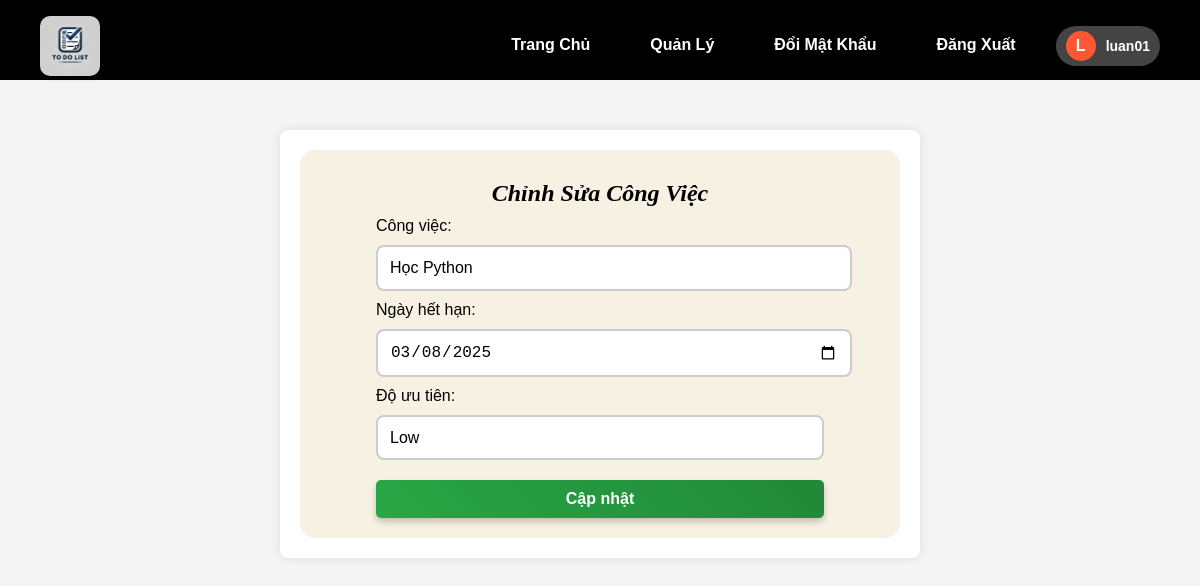
The page /edit_task/117 (signed in) on the database its author committed.
### models.py (models this page shows, shortened)
class User(db.Model, UserMixin):
    id = db.Column(db.Integer, primary_key=True)
    username = db.Column(db.String(150), unique=True, nullable=False)
    email = db.Column(db.String(150), unique=True, nullable=False)
    password = db.Column(db.String(150), nullable=False)
    is_admin = db.Column(db.Boolean, default=False)
    is_blocked = db.Column(db.Boolean, default=False)

class Task(db.Model):
    id = db.Column(db.Integer, primary_key=True)
    content = db.Column(db.String(200), nullable=False)
    due_date = db.Column(db.Date, nullable=True)  # YYYY-MM-DD
    priority = db.Column(db.String(10), nullable=True)  # LOW, MEDIUM, HIGH
    user_id = db.Column(db.Integer, db.ForeignKey('user.id'))

### app.py (the view, shortened to what this page needs)
@app.route('/edit_task/<int:task_id>', methods=['GET', 'POST'])
@login_required
def edit_task(task_id):
    task = Task.query.get_or_404(task_id)
    return render_template('edit_task.html', task=task)

### app.py (called while the page is built)
@login_manager.user_loader
def load_user(user_id):
    return User.query.get(int(user_id))

### templates/edit_task.html (shortened to what this page needs)
{% extends "base.html" %}
{% block content %}
<div class="container mt-4">
    <div class="card shadow-lg p-4 custom-todo-card">
        <div class="fancy-quote">Chỉnh Sửa Công Việc</div>
        <form action="{{ url_for('edit_task', task_id=task.id) }}" method="post" class="task-form">
            <div class="form-group">
                <label for="content">Công việc:</label>
                <input type="text" id="content" name="content" value="{{ task.content }}" required>
            </div>
            <div class="form-group">
                <label for="due_date">Ngày hết hạn:</label>
                <input type="date" id="due_date" name="due_date" value="{{ task.due_date.strftime('%Y-%m-%d') }}" required>
            </div>
            <div class="form-group">
                <label for="priority">Độ ưu tiên:</label>
                <select id="priority" name="priority">
                    <option value="LOW" {% if task.priority == 'LOW' %}selected{% endif %}>Low</option>
                </select>
            </div>
            <button type="submit" class="btn btn-success">Cập nhật</button>
        </form>
    </div>
</div>
{% endblock %}

### templates/base.html (shortened to what this page needs)
<!DOCTYPE html>
<html lang="en">
<head>
    <link rel="stylesheet" type="text/css" href="{{ url_for('static', filename='style.css') }}">
    <link rel="stylesheet" href="https://cdnjs.cloudflare.com/ajax/libs/font-awesome/6.4.2/css/all.min.css">
</head>
<body>
<nav class="navbar">
    <div class="navbar-container">
        <div class="navbar-logo">
            <img src="{{ url_for('static', filename='todolist.webp') }}" alt="Logo">
        </div>
        <ul class="navbar-menu">
            <li><a href="{{ url_for('home') }}">Trang Chủ</a></li>
            {% if current_user.is_authenticated %}
                {% if current_user.is_admin %}
                    <li><a href="{{ url_for('admin') }}">Quản Lý</a></li>
                {% endif %}
                <li><a href="{{ url_for('change_password') }}">Đổi Mật Khẩu</a></li>
                <li><a href="{{ url_for('logout') }}">Đăng Xuất</a></li>
                <li class="user-profile">
                    <div class="user-avatar">
                        <span class="avatar-letter">{{ current_user.username[0]|upper }}</span>
                    </div>
                    <span class="username">{{ current_user.username }}</span>
                </li>
            {% else %}
                <li><a href="{{ url_for('register') }}">Đăng Ký</a></li>
                <li><a href="{{ url_for('login') }}" class="active">Đăng Nhập</a></li>
            {% endif %}
        </ul>
    </div>
</nav>
{% block content %}{% endblock %}
</html>

### static/style.css (style rules this page uses)
body { font-family: Arial, sans-serif; background-color: #f4f4f4; margin: 0; padding: 0; text-align: center; }
.container { width: 50%; margin: auto; background: white; padding: 20px; box-shadow: 0px 0px 10px rgba(0, 0, 0, 0.1); margin-top: 50px; border-radius: 8px; }
nav { background-color: black ! important ; padding: 10px 40px; height: 60px; text-align: center; }
nav a { color: white; text-decoration: none; padding: 10px 20px; display: inline-block; }
.navbar-container { display: flex; justify-content: space-between; align-items: center; }
.navbar-logo { display: flex; align-items: center; }
.navbar-logo img { width: 60px; height: 60px; margin-right: 10px; border-radius: 10px; box-shadow: 2px 2px 5px rgba(0, 0, 0, 0.2); }
.navbar-menu { list-style: none; display: flex; margin-left: auto; gap: 20px; }
.navbar-menu li { margin: 0; }
.navbar-menu a { text-decoration: none; font-weight: bold; font-size: 16px; color: white; }
form { text-align: left; margin: auto; width: 80%; }
form input { width: 100%; padding: 8px; margin: 5px 0; border: 1px solid #ccc; border-radius: 5px; }
form button { background-color: #28a745; color: white; border: none; padding: 10px; width: 100%; cursor: pointer; margin-top: 10px; }
.btn { padding: 10px 20px; font-size: 16px; color: white; border: none; border-radius: 5px; text-decoration: none; cursor: pointer; transition: all 0.3s ease; box-shadow: 0 4px 6px rgba(0,0,0,0.2); margin-right: 10px; }
.btn-success { background-color: #28a745; }
.user-profile { display: flex; align-items: center; gap: 10px; padding: 5px 10px; border-radius: 20px; background-color: #444; cursor: pointer; }
.user-avatar { width: 30px; height: 30px; background-color: #ff5733; color: white; font-size: 16px; font-weight: bold; display: flex; align-items: center; justify-content: center; border-radius: 50%; }
.username { font-size: 14px; font-weight: bold; color: white; }
.custom-todo-card { background-color: #f7f1e3; border-radius: 15px; padding: 20px; }
.fancy-quote { font-family: "Georgia", serif; font-size: 24px; font-style: italic; text-align: center; color:black !important; font-weight: bold; background: transparent !important; padding: 10px; box-shadow: none !important; text-transform: none; letter-spacing: normal; border: none !important; }
input[type="text"], input[type="date"], select { width: 100%; padding: 12px; margin: 10px 0; border: 2px solid #ccc; border-radius: 8px; font-size: 16px; transition: all 0.3s ease-in-out; }
select { appearance: none; background: #fff; padding: 12px; font-size: 16px; border-radius: 8px; border: 2px solid #ccc; cursor: pointer; }
select option { padding: 10px; }
button { background: linear-gradient(45deg, #28a745, #218838); color: white; font-size: 18px; font-weight: bold; padding: 12px; border: none; border-radius: 8px; cursor: pointer; transition: all 0.3s ease-in-out; display: block; width: 100%; }

### rows shown on the page
User: username "L", username "luan01"
Task: content "Học Python", due_date "03/08/2025", priority "Low"
